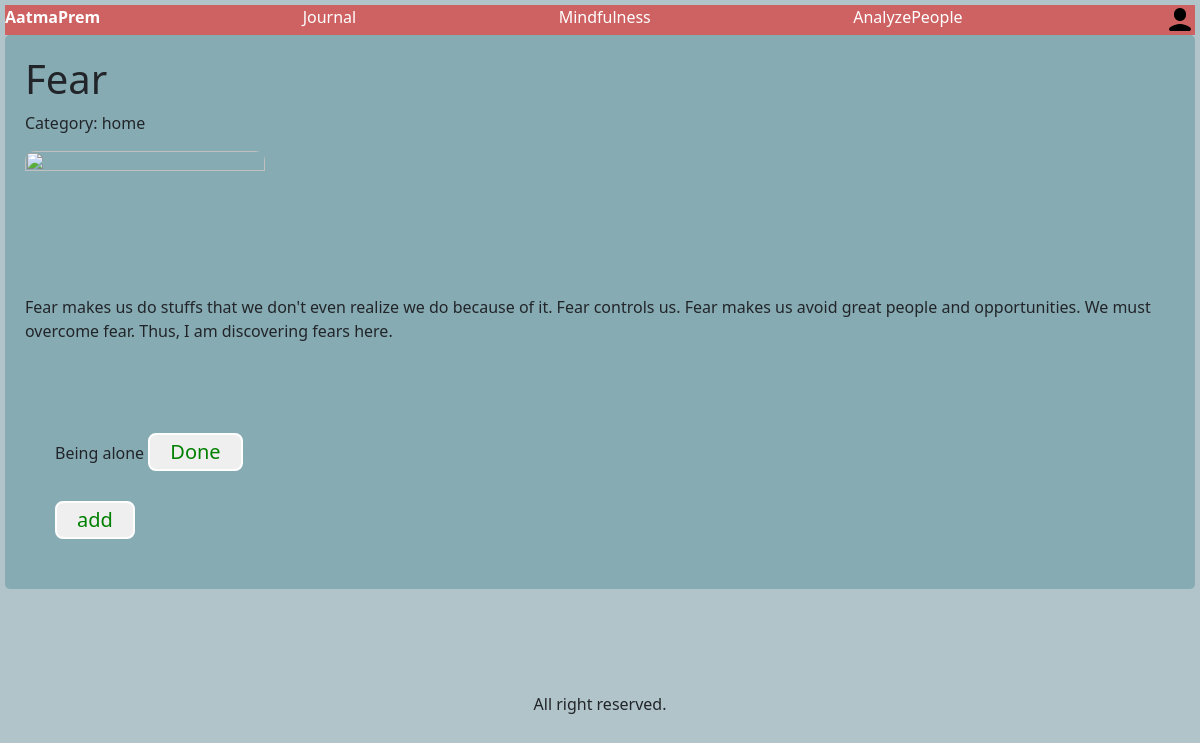
The page /post/x (signed in) on the database as committed earlier.
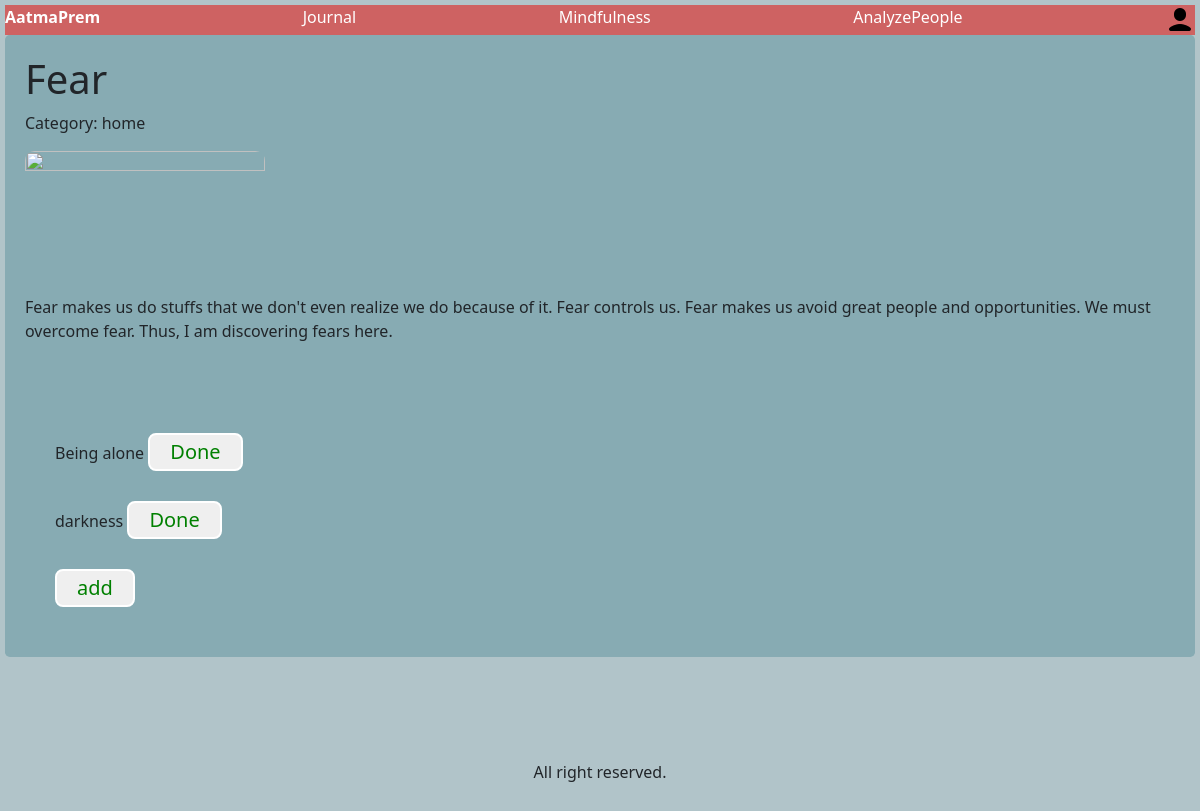
The same page on the database as committed later.
### deepdive/models.py (models this page shows, shortened)
class PostItem(models.Model):
    user = models.ForeignKey(User,on_delete=models.CASCADE)
    content = models.CharField(max_length=256)
    completed = models.BooleanField(default=False)

### deepdive/views.py (the view)
# urls.py: path('post/<slug:slug>',views.post_details,name='post_details'),
def post_details(request,slug):
    post = Post.objects.get(slug=slug)
    return render(request,"deepdive/post.html",{
        "post":post
    })

### deepdive/templates/deepdive/post.html (shortened to what this page needs)
{% extends 'deepdive/layout.html' %}
{% load static %}
{% block body %}
    <div class="post_details">
        <h1>{{post.title}}</h1>
        <p>Category: {{post.page}}</p>
        <img
        src="{{post.image}}" class="post_img"  onerror="this.onerror=null; this.src='https://images.pexels.com/photos/159868/lost-cat-tree-sign-fun-159868.jpeg'"/>
        <p>{{post.desc}}</p>
        {% if user.is_authenticated %}
            <div class="box2" id="items{{post.id}}">
                {% for item in post.item.all %}
                    {% if item.completed == False %}
                    <div class="postItems" id="notCompletedItem{{post.id}}">
                        <div id="item{{item.id}}">
                            {{item.content}}
                            <button id="doneBtn{{item.id}}" class="button" onclick="completed('{{item.id}}','{{post.id}}')">Done</button>
                        </div>
                    </div>
                    {%endif%}
                {% endfor %}
                <div id="addbtn{{post.id}}">
                    <button class="button" onclick="addItemForm('{{post.id}}')">add</button>
                </div>
            </div>
        {% endif %}
    </div>
{% endblock %}

Rows that differ between the two databases and show on the page:
added PostItem: content "darkness"
